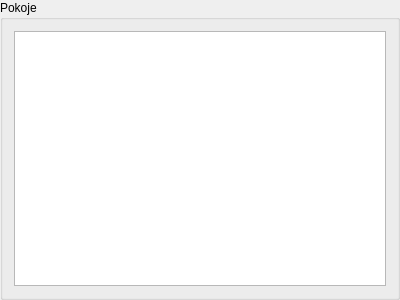
<?xml version="1.0" encoding="UTF-8"?>
<ui version="4.0">
 <class>RoomsGroupBox</class>
 <widget class="QGroupBox" name="RoomsGroupBox">
  <property name="geometry">
   <rect>
    <x>0</x>
    <y>0</y>
    <width>400</width>
    <height>300</height>
   </rect>
  </property>
  <property name="sizePolicy">
   <sizepolicy hsizetype="Preferred" vsizetype="Minimum">
    <horstretch>0</horstretch>
    <verstretch>0</verstretch>
   </sizepolicy>
  </property>
  <property name="windowTitle">
   <string>GroupBox</string>
  </property>
  <property name="title">
   <string>Pokoje</string>
  </property>
  <layout class="QVBoxLayout" name="verticalLayout">
   <item>
    <widget class="QListView" name="roomListView">
     <property name="sizePolicy">
      <sizepolicy hsizetype="Ignored" vsizetype="Ignored">
       <horstretch>0</horstretch>
       <verstretch>0</verstretch>
      </sizepolicy>
     </property>
     <property name="minimumSize">
      <size>
       <width>50</width>
       <height>0</height>
      </size>
     </property>
    </widget>
   </item>
  </layout>
 </widget>
 <resources/>
 <connections/>
</ui>
